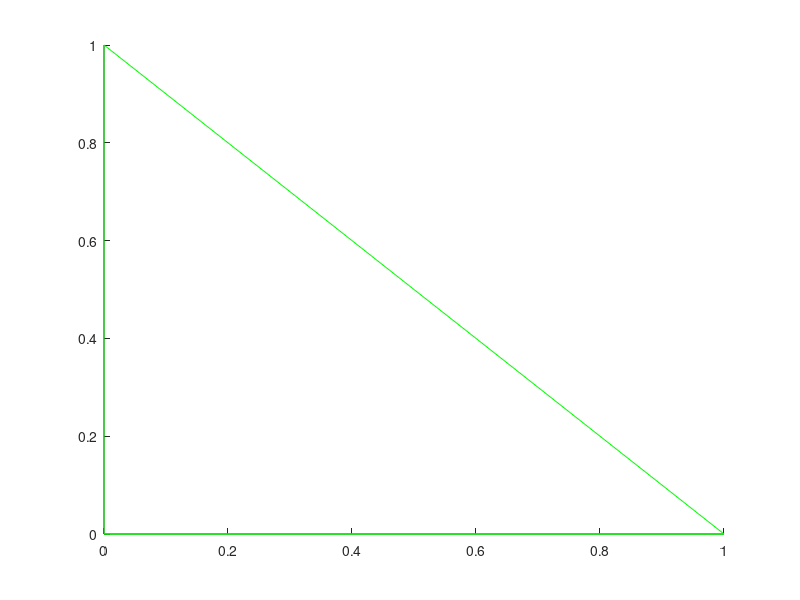

MATLAB code for this plot: (Note: this script raises an error after producing the figure.)
clear all;
close all;
clc;

addpath('./utility');

%% Define parameter of simulation
beta = 0.4;
gamma = 1/14;
mu = 0.2;
delta = 0.1;

%% Plot
% Print ROI
fig = figure();
hold on
plot([0 1 0 0 0 1], [0 0 0 1 1 0], 'g');

% Plot vector field
[xs,xi] = meshgrid(0:0.05:1.1,-0.1:0.05:1);
    [r,c] = size(xs);
    Sd = zeros(r,c);
    Id = zeros(r,c);
    for i=1:r
        for j=1:c
            dxdt = SIR_PWS(0,[xs(i,j) xi(i,j)],mu,beta,gamma,delta);
            Sd(i,j) = dxdt(1);
            Id(i,j) = dxdt(2);
        end
    end
quiver(xs,xi,Sd,Id);

% Plot equilibrium point

%% Define initial point
x0 = [0.1; 0.1];
fun = @(x) SIR_PWS(0,x,mu,beta,gamma,delta);
roots = fsolve(fun,x0);
scatter(roots(1,:)',roots(2,:)','b','filled');


% Plot trajectory
[~,~,x0] = getInitialPoint();
odefun = @(t,x) SIR_PWS(t,x,mu,beta,gamma,delta);
printTrajectory(fig,x0,odefun);
hold off

% Figure paramters
legendLabel = {'Region of interest','Vector field','Equilibrum point'};
setFigure(fig,"Phase Portrait - R_0 < 1",legendLabel);